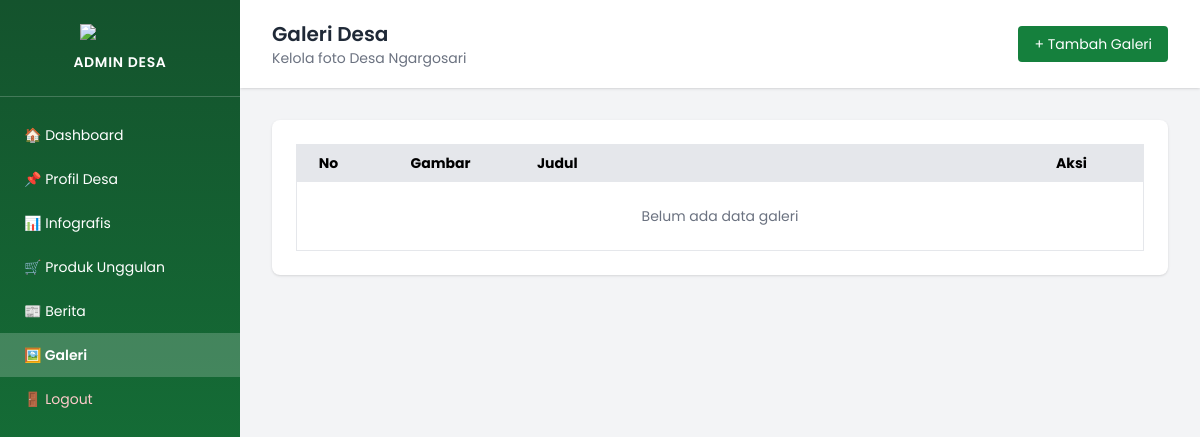
Before: /admin/galeri.php (signed in) with the older database file.
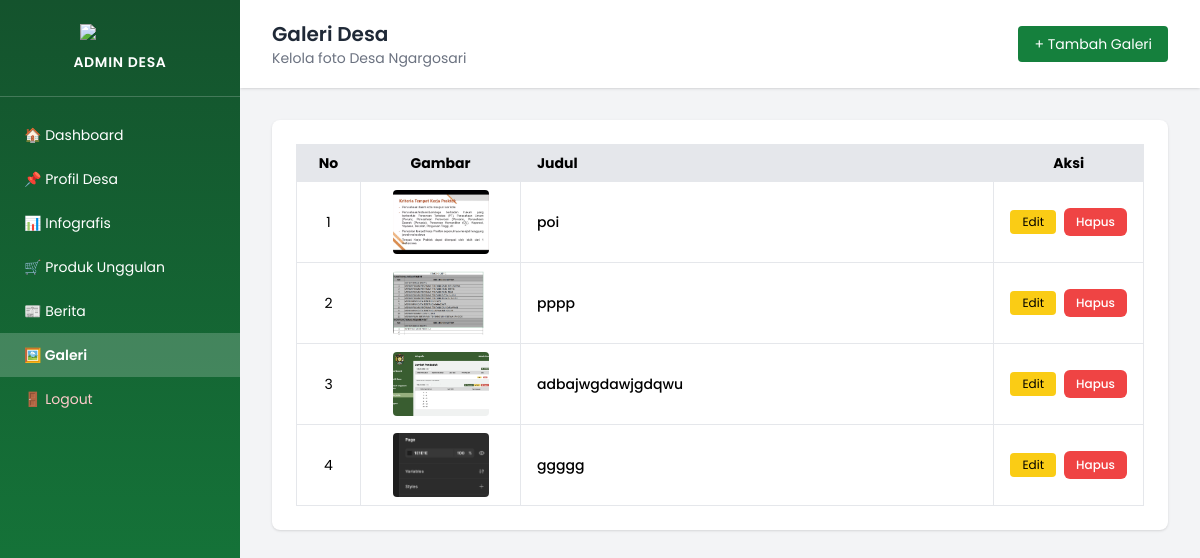
After: the same page with the newer database file.
### tables this page shows
CREATE TABLE `galeri` (
  `id` int(11) NOT NULL,
  `judul` varchar(100) DEFAULT NULL,
  `gambar` varchar(150) DEFAULT NULL,
  `created_at` timestamp NOT NULL DEFAULT current_timestamp()
);

### admin/galeri.php (the view, shortened to what this page needs)
<?php
require_once "../koneksi.php";
$query = mysqli_query($koneksi, "SELECT id, judul, gambar FROM galeri ORDER BY id DESC");
?>
<!DOCTYPE html>
<html lang="id">
<head>
    <script src="https://cdn.tailwindcss.com"></script>
</head>
<body class="bg-gray-100">
<div class="min-h-screen flex">
<aside class="fixed top-0 left-0 w-60 h-screen bg-gradient-to-b from-green-900 to-green-700 text-white">
    <div class="flex flex-col items-center py-6 border-b border-white/20">
        <img src="../assets/img/logo.png" class="w-20 mb-3">
        <span class="tracking-wider font-semibold text-sm">ADMIN DESA</span>
    </div>
    <nav class="mt-4 text-sm">
        <a href="dashboard.php" class="block px-6 py-3 hover:bg-white/20">🏠 Dashboard</a>
        <a href="profil.php" class="block px-6 py-3 hover:bg-white/20">📌 Profil Desa</a>
        <a href="infografis.php" class="block px-6 py-3 hover:bg-white/20">📊 Infografis</a>
        <a href="produk.php" class="block px-6 py-3 hover:bg-white/20">🛒 Produk Unggulan</a>
        <a href="berita.php" class="block px-6 py-3 hover:bg-white/20">📰 Berita</a>
        <a href="galeri.php" class="block px-6 py-3 bg-white/20 font-semibold">🖼️ Galeri</a>
        <a href="logout.php" class="block px-6 py-3 text-red-200 hover:bg-red-500/30">🚪 Logout</a>
    </nav>
</aside>
<main class="ml-60 flex-1">
    <header class="bg-white px-8 py-5 shadow flex justify-between items-center">
        <div>
            <h2 class="text-xl font-semibold text-gray-800">Galeri Desa</h2>
            <p class="text-gray-500 text-sm">Kelola foto Desa Ngargosari</p>
        </div>
        <button onclick="showAddModal()" class="bg-green-700 hover:bg-green-800 text-white px-4 py-2 rounded text-sm">
            + Tambah Galeri
        </button>
    </header>
    <section class="p-8">
        <div class="bg-white rounded-lg shadow p-6 max-w-6xl mx-auto">
            <div class="overflow-x-auto">
                <table class="w-full border border-gray-300 text-sm">
                    <thead class="bg-gray-200">
                        <tr>
                            <th class="border px-4 py-2 w-16 text-center">No</th>
                            <th class="border px-4 py-2 w-40 text-center">Gambar</th>
                            <th class="border px-4 py-2 text-left">Judul</th>
                            <th class="border px-4 py-2 w-36 text-center">Aksi</th>
                        </tr>
                    </thead>
                    <tbody>
                    <?php if (mysqli_num_rows($query) > 0): ?>
                        <?php $no = 1; while ($row = mysqli_fetch_assoc($query)): ?>
                        <tr class="hover:bg-gray-50">
                            <td class="border px-4 py-2 text-center"><?= $no++ ?></td>
                            <td class="border px-4 py-2 text-center">
                                <?php if (!empty($row['gambar'])): ?>
                                    <img src="../assets/img/galeri/<?= htmlspecialchars($row['gambar']) ?>" class="w-24 h-16 object-cover mx-auto rounded">
                                <?php else: ?>
                                    <span class="text-gray-400">-</span>
                                <?php endif; ?>
                            </td>
                            <td class="border px-4 py-2 font-medium"><?= htmlspecialchars($row['judul']) ?></td>
                            <td class="border px-4 py-2">
                                <div class="flex justify-center items-center gap-2">
                                    <button onclick='editGaleri(<?= htmlspecialchars(json_encode($row), ENT_QUOTES) ?>)'
                                            class="bg-yellow-400 hover:bg-yellow-500 px-3 py-1 rounded text-xs">
                                         Edit
                                    </button>
                                    <a href="galeri_hapus.php?id=<?= $row['id'] ?>"
                                       onclick="return confirm('Yakin ingin menghapus gambar ini?')"
                                       class="bg-red-500 hover:bg-red-600 text-white px-3 py-1.5 rounded-md text-xs font-medium">
                                         Hapus
                                    </a>
                                </div>
                            </td>
                        </tr>
                        <?php endwhile; ?>
                    <?php else: ?>
                        <tr>
                            <td colspan="4" class="border px-4 py-6 text-center text-gray-500">Belum ada data galeri</td>
                        </tr>
                    <?php endif; ?>
                    </tbody>
                </table>
            </div>
        </div>
    </section>
</main>
</div>
</body>
</html>

Changed rows visible on the page:
added galeri: gambar (picture), judul "poi"
added galeri: gambar (picture), judul "pppp"
added galeri: gambar (picture), judul "adbajwgdawjgdqwu"
added galeri: gambar (picture), judul "ggggg"
Other visible differences:
text no longer shown: "Belum ada data galeri"
